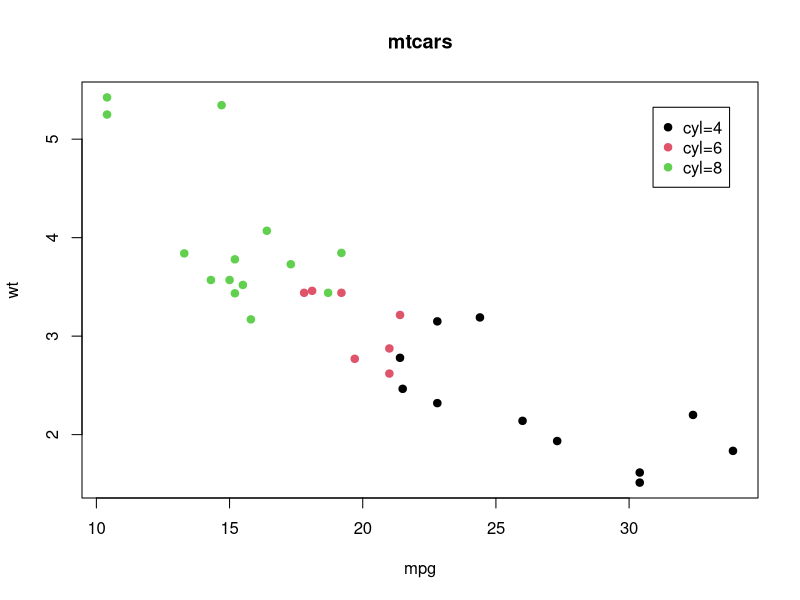

The R script that drew this image:
### 1
library(tidyverse)
df <- data.frame(team=c("金塊","灰熊","國王","太陽","公鹿","賽爾提克","76人","騎士"),
                 area=c(rep("W",4),rep("E",4)),
                 wins=c(53,51,48,45,58,57,54,51), stringsAsFactors =  FALSE)
df <- df %>% 
  mutate(area = ifelse(area=="W","西區","東區")) %>%
  mutate(win_rate = wins/82) %>%
  mutate(mark = ifelse(win_rate>0.65,"勝率超過65%",""))

### 2
plot(mtcars$mpg,mtcars$wt,col=factor(mtcars$cyl),
     main="mtcars",pch =19, 
     xlab = "mpg",
     ylab = "wt")

legend(max(mtcars$mpg)-3,max(mtcars$wt)-0.1,
       c("cyl=4","cyl=6","cyl=8")
       ,pch=c(19,19,19),col=c(1,2,3),cex=1) 
